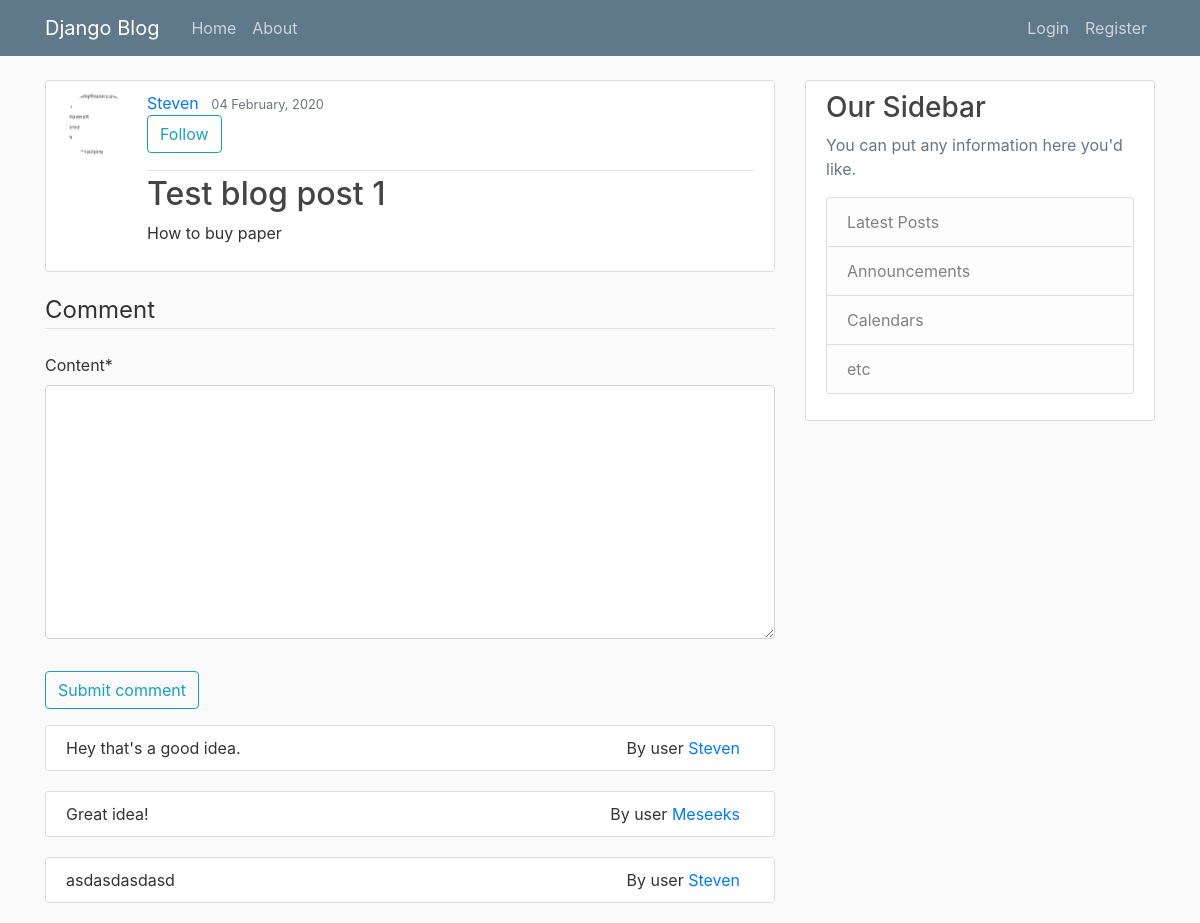
Before: /post/1/ with the older database file.
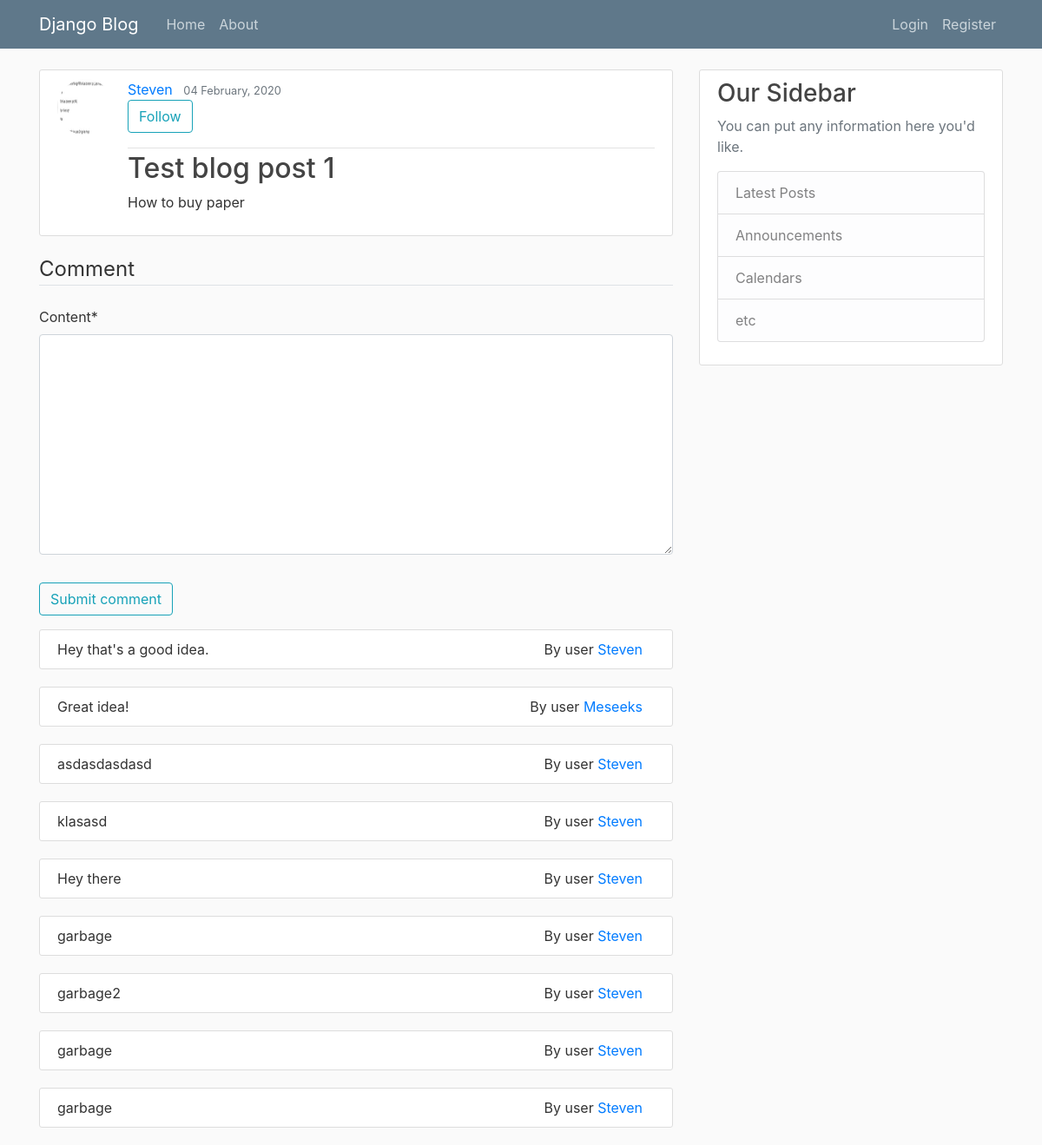
After: the same page with the newer database file.
### blog/models.py (models this page shows, shortened)
class Post(models.Model):
    title = models.CharField(max_length=100)
    content = models.TextField()
    date_posted = models.DateTimeField(default=timezone.now)
    author = models.ForeignKey(User,on_delete=models.CASCADE)

class Comment(models.Model):
    content = models.TextField()
    Poster = models.ForeignKey(Post,on_delete=models.CASCADE)
    author = models.ForeignKey(User,on_delete=models.CASCADE)
    date_created = models.DateTimeField(default=timezone.now)

### users/models.py (models this page shows, shortened)
class Profile(models.Model):
    user = models.OneToOneField(User, on_delete=models.CASCADE)
    image = models.ImageField(default='default.jpg',upload_to='profile_pics')

### blog/views.py (the view, shortened to what this page needs)
# urls.py: path('post/<int:pk>/',PostDetail.as_view(),name = 'post-detail'), #here i want to have comments
class PostDetail(View):
    def get(self,request,*args, **kwargs):
        view = PostDisplayView.as_view()
        return view(request,*args,**kwargs)

### blog/forms.py
class UserCommentForm(forms.ModelForm):
    class Meta:
        model = Comment
        fields = ['content','Poster','author']
        widgets = {'Poster': forms.HiddenInput(), 'author': forms.HiddenInput()}

### blog/views.py (called while the page is built)
    def get_context_data(self, **kwargs):
        context = super().get_context_data(**kwargs)
        ThePost = Post.objects.get(pk=self.kwargs['pk'])
        author = self.request.user
        context['form'] = UserCommentForm(initial = {'Poster':ThePost,
        'author':author})
        obj = context['object']
        RelComments = Comment.objects.filter(Poster = obj)
        if RelComments:
            context['comments'] = RelComments
        return context

### blog/templates/blog/post_detail.html (shortened to what this page needs)
{% extends "blog/base.html" %}
{% load crispy_forms_tags %}
{% block content %}
<article class="media content-section">
    <img class = "rounded-circle article-img" src = " {{ post.author.profile.image.url }}">
    <div class="media-body">
      <div class="article-metadata">
        <a class="mr-2" href="{% url 'user-posts' object.author.username %}">{{ object.author }}</a>
        <small class="text-muted">{{ object.date_posted|date:"d F, Y" }}</small>
        <form action = "" method="POST" >
          <div class = "form-group">
          <button class = "btn btn-outline-info" name = "follow" type="submit">Follow</button>
          </div>
        </form>
      </div>
      <h2 class="article-title" href="#">{{ object.title }}</h2>
      <p class="article-content">{{ object.content }}</p>
    </div>
  </article>
  <form method="POST">
    <fieldset class ="form-group">
        <legend class = "border-bottom mb-4">Comment</legend>
        {{ form|crispy }}
    </fieldset>
    <div class = "form-group">
        <button class = "btn btn-outline-info" name = "comment" type="submit">Submit comment</button>
    </div>
</form>
  {% if comments %}
    {% for comment in comments %}
    <article class="media content-section">
      {{comment.content}} <p class="right"> By user <a href = "{% url 'user-posts' comment.author.username %}"> {{comment.author}} </a> </p>
    </article>
    {% endfor %}
{% endif %}
{% endblock content %}

### blog/templates/blog/base.html (shortened to what this page needs)
{% load static %}
<!DOCTYPE html>
<html>
<head>
     <link rel="stylesheet" href="https://maxcdn.bootstrapcdn.com/bootstrap/4.0.0/css/bootstrap.min.css">
    <link rel="stylesheet" type="text/css" href="{% static 'blog/main.css' %}">
</head>
<body>
    <header class="site-header">
        <nav class="navbar navbar-expand-md navbar-dark bg-steel fixed-top">
          <div class="container">
            <a class="navbar-brand mr-4" href="/">Django Blog</a>
            <div class="collapse navbar-collapse" id="navbarToggle">
              <div class="navbar-nav mr-auto">
                <a class="nav-item nav-link" href="{% url 'blog-home' %}">Home</a>
                <a class="nav-item nav-link" href="{% url 'blog-about' %}">About</a>
              </div>
              <div class="navbar-nav">
                {% if user.is_authenticated %}
                <a class="nav-item nav-link" href="{% url 'post-create' %}">New Post</a>
                <a class="nav-item nav-link" href="{% url 'logout' %}">Logout</a>
                <a class="nav-item nav-link" href="{% url 'profile' %}">Profile</a>
                {% else %}
                <a class="nav-item nav-link" href="{% url 'login' %}">Login</a>
                <a class="nav-item nav-link" href="{% url 'register' %}">Register</a>
                {% endif %}
              </div>
            </div>
          </div>
        </nav>
      </header>
      <main role="main" class="container">
        <div class="row">
          <div class="col-md-8">
            {% block content %}{% endblock %}
          </div>
          <div class="col-md-4">
            <div class="content-section">
              <h3>Our Sidebar</h3>
              <p class='text-muted'>You can put any information here you'd like.
                <ul class="list-group">
                  <li class="list-group-item list-group-item-light">Latest Posts</li>
                  <li class="list-group-item list-group-item-light">Announcements</li>
                  <li class="list-group-item list-group-item-light">Calendars</li>
                  <li class="list-group-item list-group-item-light">etc</li>
                </ul>
              </p>
            </div>
          </div>
        </div>
      </main>
</body>
</html>

### blog/static/blog/main.css (style rules this page uses)
body { background: #fafafa; color: #333333; margin-top: 5rem; }
h1, h2, h3, h4, h5, h6 { color: #444444; }
ul { margin: 0; }
.bg-steel { background-color: #5f788a; }
.site-header .navbar-nav .nav-link { color: #cbd5db; }
.content-section { background: #ffffff; padding: 10px 20px; border: 1px solid #dddddd; border-radius: 3px; margin-bottom: 20px; }
.article-title { color: #444444; }
.article-content { white-space: pre-line; }
.article-img { height: 65px; width: 65px; margin-right: 16px; }
.article-metadata { padding-bottom: 1px; margin-bottom: 4px; border-bottom: 1px solid #e3e3e3 }

### blog/templates/blog/post_detail.html (style rules this page uses)
.right { position: absolute; right: 50px; }

Changed rows visible on the page:
added Comment: content "klasasd", author "Steven"
added Comment: content "Hey there", author "Steven"
added Comment: content "garbage", author "Steven"
added Comment: content "garbage2", author "Steven"
added Comment: content "garbage", author "Steven"
added Comment: content "garbage", author "Steven"
